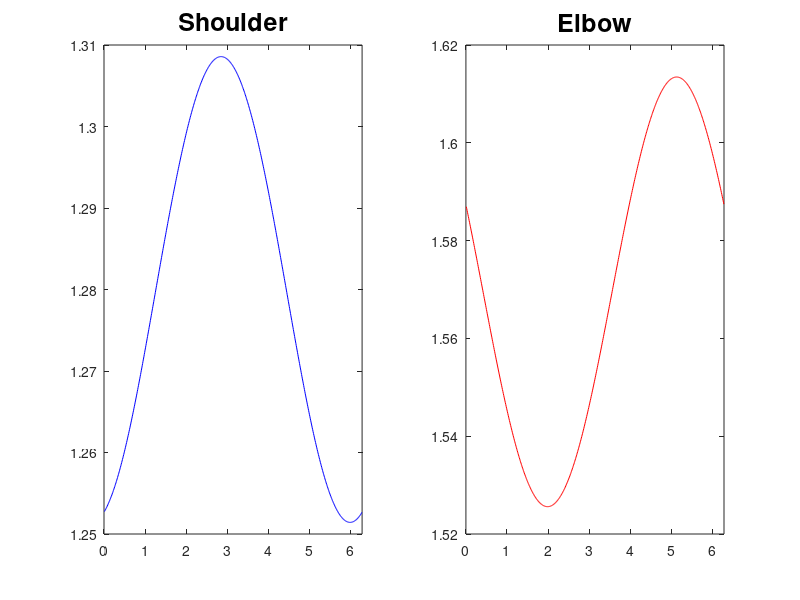

MATLAB code to generate this figure: (Note: this script raises an error after producing the figure.)
l1 = 35;%20; %
l2 = 30;%25; 

theta1 = 0:0.01:pi/2;
theta2 = 0:0.01:pi;

%zeroangs = [1.06 0.77]; %
zeroangs = [1.28 1.57];

[THETA1,THETA2] = meshgrid(theta1,theta2);

X = l1*cos(THETA1) + l2*cos(THETA1+THETA2);
Y = l1*sin(THETA1) + l2*sin(THETA1+THETA2);

data1 = [X(:) Y(:) THETA1(:)];
data2 = [X(:) Y(:) THETA2(:)];

zeropoint = data1(data1(:,3)==zeroangs(1) & data2(:,3)==zeroangs(2),1:2);

%%
angs = .01:0.01:2*pi;
[TS,posits] = deal(zeros(length(angs),2));
for i = 1:length(angs)
    
    XY = zeropoint + [cos(angs(i)) sin(angs(i))];
    
    posits(i,:) = XY;
    
    X = XY(1);
    Y = XY(2);

    c2 = (X.^2 + Y.^2 - l1^2 - l2^2)/(2*l1*l2);
    s2 = sqrt(1-c2.^2);
    THETA2D = atan2(s2,c2);

    k1 = l1 + l2.*c2;
    k2 = l2*s2;
    THETA1D = atan2(Y,X) - atan2(k2,k1);
    
    TS(i,:) = [THETA1D, THETA2D];
    
end
figure; hold on; subplot(1,2,1);
plot(angs,TS(:,1),'b'); title('Shoulder','FontSize',18); xlim([0 2*pi]);
subplot(1,2,2);
plot(angs,TS(:,2),'r'); title('Elbow','FontSize',18); xlim([0 2*pi]);
%%
zerosrep = repmat(zeroangs,length(TS),1);
deltaT = TS-zerosrep;

relativeElbow = abs(deltaT(:,2))-abs(deltaT(:,1));

ang2relElbow = @(x) relativeElbow(ceil(100*x));
%% Check
THETA1 = TS(:,1);
THETA2 = TS(:,2);

X = l1*cos(THETA1) + l2*cos(THETA1+THETA2);
Y = l1*sin(THETA1) + l2*sin(THETA1+THETA2);

ps = [X(:), Y(:)];

if 1
    %%
    inds = bumps{1};
    [Delta_reach, Delta_bump] = deal(zeros(length(inds),2));
    for i = 1:length(inds)
        
        % bump
        bumpdir = bump_ang(inds(i));
        bumpmag = bump_mag(inds(i));
        chosendir = tt(inds(i),12);

        % calculate actual joint changes (Inverse Kinematics)
        X = zeropoint(1) + bumpmag*cos(bumpdir);
        Y = zeropoint(2) + bumpmag*sin(bumpdir);

        c2 = (X.^2 + Y.^2 - l1^2 - l2^2)/(2*l1*l2);
        s2 = sqrt(1-c2.^2);
        THETA2D = atan2(s2,c2);

        k1 = l1 + l2.*c2;
        k2 = l2*s2;
        THETA1D = atan2(Y,X) - atan2(k2,k1);
    
    	ANGS = [THETA1D, THETA2D]; 
        Delta_bump(i,:) = ANGS - zeroangs;
    
        % calculate perceived joint changes (Inverse Kinematics)
        X = zeropoint(1) + bumpmag*cos(chosendir);
        Y = zeropoint(2) + bumpmag*sin(chosendir);

        c2 = (X.^2 + Y.^2 - l1^2 - l2^2)/(2*l1*l2);
        s2 = sqrt(1-c2.^2);
        THETA2D = atan2(s2,c2);

        k1 = l1 + l2.*c2;
        k2 = l2*s2;
        THETA1D = atan2(Y,X) - atan2(k2,k1);
    
    	ANGS = [THETA1D, THETA2D]; 
        Delta_reach(i,:) = ANGS - zeroangs;
        Rang(i,:) = ANGS;
    
    end
    %%
    
end
Rdir = atan2(Delta_reach(:,2),Delta_reach(:,1));
Bdir = atan2(Delta_bump(:,2),Delta_bump(:,1));

%% Angle changes
figure; hold on;

badeg = bump_ang(inds)/pi*180;
DBdeg = Delta_bump/pi*180;
DRdeg = Delta_reach/pi*180;
Edeg = DRdeg-DBdeg;

subplot(1,2,1); hold on; 
plot(badeg,DBdeg(:,1),'k.'); 
plot(badeg,DRdeg(:,1),'b.'); 
xlabel('Bump Direction (deg)','FontSize',16);
ylabel('Change in Joint (deg)','FontSize',16);
set(gca,'FontSize',14);
xlim([-180 180]);
ylim([-2.5 2.5]);
title('Shoulder','FontSize',18);

subplot(1,2,2); hold on; 
plot(badeg,DBdeg(:,2),'k.'); 
plot(badeg,DRdeg(:,2),'r.'); 
xlabel('Bump Direction (deg)','FontSize',16);
ylabel('Change in Joint (deg)','FontSize',16);
set(gca,'FontSize',14);
xlim([-180 180]);
ylim([-2.5 2.5]);
title('Elbow','FontSize',18);

%% -% Error
figure; hold on; 
subplot(1,2,1); hold on; 
plot(badeg,Edeg(:,1),'b.'); 
xlabel('Bump Direction (deg)','FontSize',16);
ylabel('Joint Error (deg)','FontSize',16);
set(gca,'FontSize',14);
xlim([-180 180]);
ylim([-1.5 1.5]);
title('Shoulder','FontSize',18);

subplot(1,2,2); hold on; 
plot(badeg,Edeg(:,2),'r.'); 
xlabel('Bump Direction (deg)','FontSize',16);
ylabel('Joint Error (deg)','FontSize',16);
set(gca,'FontSize',14);
xlim([-180 180]);
ylim([-1.5 1.5]);
title('Elbow','FontSize',18);

%% -% Error v Joint Change Magnitude
figure; hold on; 
subplot(1,2,1); hold on; 
plot(abs(DBdeg(:,1)),Edeg(:,1),'b.'); 
xlabel('|Change in Joint| (deg)','FontSize',16);
ylabel('Joint Error (deg)','FontSize',16);
set(gca,'FontSize',14);
title('Shoulder','FontSize',18);

subplot(1,2,2); hold on; 
plot(abs(DBdeg(:,2)),Edeg(:,2),'r.'); 
xlabel('|Change in Joint| (deg)','FontSize',16);
ylabel('Joint Error (deg)','FontSize',16);
set(gca,'FontSize',14);
title('Elbow','FontSize',18);

%% -% Error v Other Joint
figure; hold on; 
subplot(1,2,1); hold on; 
plot(DBdeg(:,2),Edeg(:,1),'b.'); 
xlabel('Change in Elbow Joint (deg)','FontSize',16);
ylabel('Joint Error (deg)','FontSize',16);
set(gca,'FontSize',14);
title('Shoulder','FontSize',18);

subplot(1,2,2); hold on; 
plot(DBdeg(:,1),Edeg(:,2),'r.'); 
xlabel('Change in Shoulder Joint (deg)','FontSize',16);
ylabel('Joint Error (deg)','FontSize',16);
set(gca,'FontSize',14);
title('Elbow','FontSize',18);

%%

%err_color = @(x) floor((x-min(x))./(max(x)-min(x))*63)+1;
err_color = @(x) floor(x.*(32/max(abs(x)))+32);

get_sens = @(x) interp1(angs,dRdD,x);
